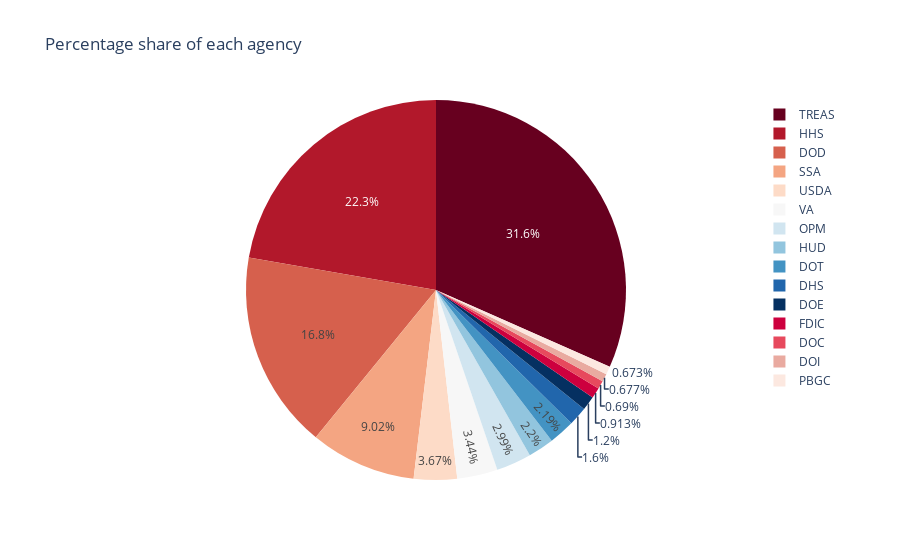

The notebook cell this image was saved under:
### Code cell
fig4 = px.pie(percentage,values=percentage['percentage_of_total_budget_authority'],names=percentage['abbreviation'],
              title="Percentage share of each agency",
              color_discrete_sequence=px.colors.sequential.RdBu,
              hover_data=['agency_id','agency_name','outlay_amount'])
fig4.show()

### Figure 1 — Plotly figure (JSON) as saved in the notebook; plotly's stock layout.template omitted (floating-point values rounded to 4 significant figures)
{"data": [{"customdata": [[456, "Department of the Treasury", 1345000000000.0], [806, "Department of Health and Human Services", 1827000000000.0], [1173, "Department of Defense", 997500000000.0], [539, "Social Security Administration", 1148000000000.0], [95, "Department of Agriculture", 167100000000.0], [561, "Department of Veterans Affairs", 278700000000.0], [503, "Office of Personnel Management", 139900000000.0], [882, "Department of Housing and Urban Development", 57470000000.0], [731, "Department of Transportation", 87110000000.0], [766, "Department of Homeland Security", 104100000000.0], [930, "Department of Energy", 44960000000.0], [682, "Federal Deposit Insurance Corporation", 4014000000.0], [183, "Department of Commerce", 21550000000.0], [209, "Department of the Interior", 25710000000.0], [308, "Pension Benefit Guaranty Corporation", 8644000000.0]], "domain": {"x": [0, 1], "y": [0, 1]}, "hovertemplate": "abbreviation=%{label}<br>percentage_of_total_budget_authority=%{value}<br>agency_id=%{customdata[0]}<br>agency_name=%{customdata[1]}<br>outlay_amount=%{customdata[2]}<extra></extra>", "labels": ["TREAS", "HHS", "DOD", "SSA", "USDA", "VA", "OPM", "HUD", "DOT", "DHS", "DOE", "FDIC", "DOC", "DOI", "PBGC"], "legendgroup": "", "name": "", "showlegend": true, "type": "pie", "values": [0.2996, 0.211, 0.1594, 0.08543, 0.03476, 0.0326, 0.02836, 0.02088, 0.02073, 0.01517, 0.01137, 0.008644, 0.006537, 0.006411, 0.006371]}], "layout": {"legend": {"tracegroupgap": 0}, "piecolorway": ["rgb(103,0,31)", "rgb(178,24,43)", "rgb(214,96,77)", "rgb(244,165,130)", "rgb(253,219,199)", "rgb(247,247,247)", "rgb(209,229,240)", "rgb(146,197,222)", "rgb(67,147,195)", "rgb(33,102,172)", "rgb(5,48,97)"], "title": {"text": "Percentage share of each agency"}}}
